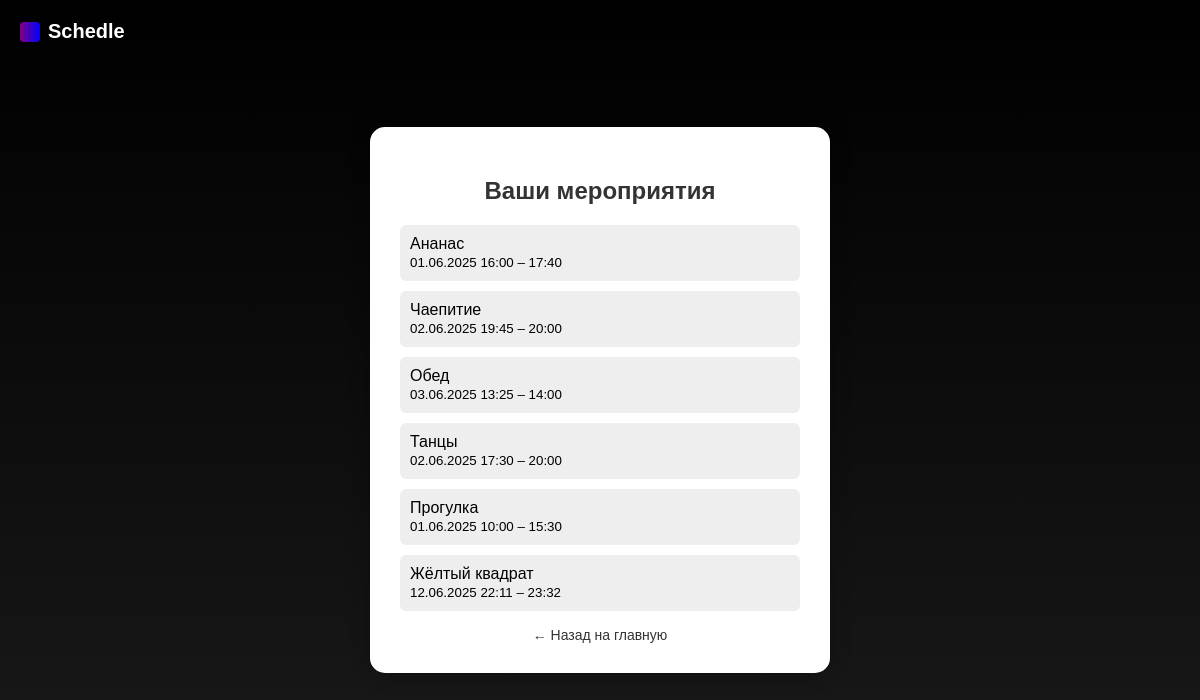
The page /events/ (signed in) on the database as committed earlier.
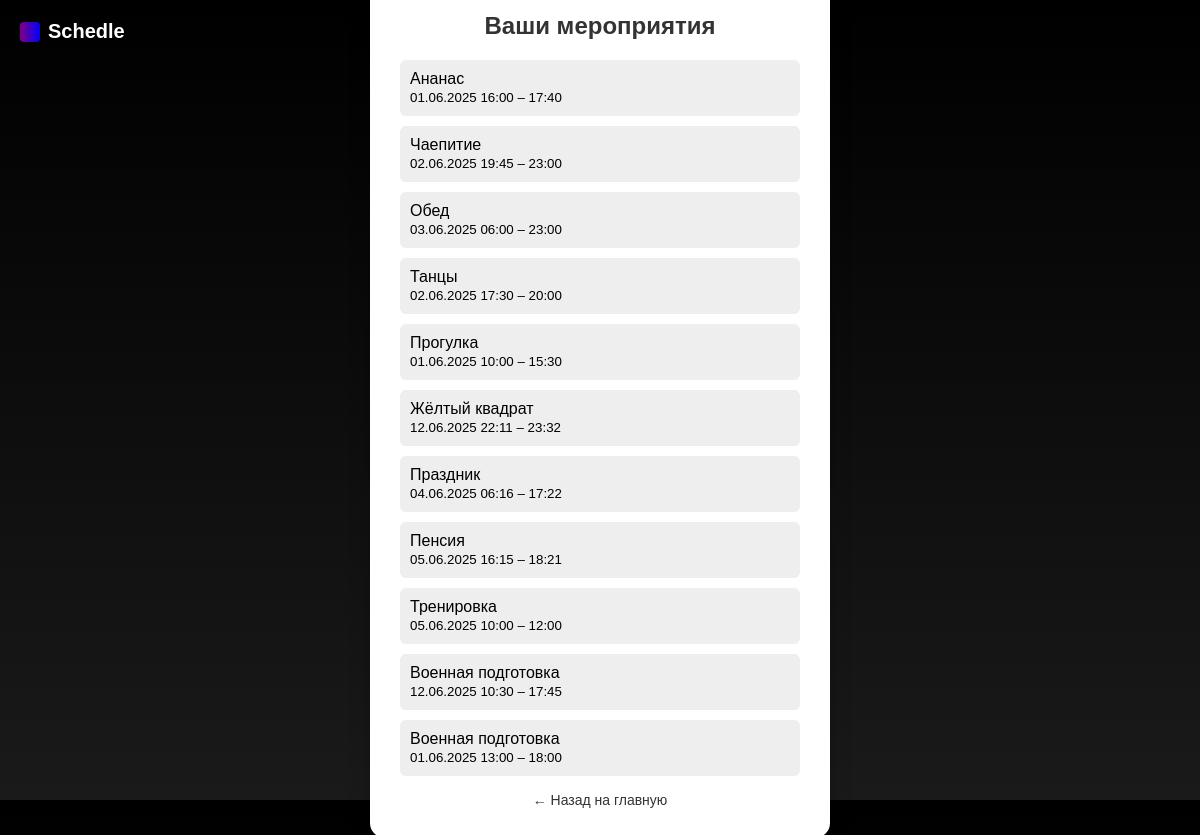
The same page on the database as committed later.
### main/models.py (models this page shows, shortened)
class Event(models.Model):
    Title = models.CharField(max_length=40, blank=False, default='')
    Creator = models.ForeignKey(User, on_delete=models.CASCADE, related_name='created_events')
    StartTime = models.DateTimeField(blank=False)
    EndTime = models.DateTimeField(blank=False)
    Description = models.TextField(null=True, blank=True, default='')
    Colour = models.CharField(max_length=20, blank=True, default='grey')
    Participants = models.ManyToManyField(User, related_name="events")

### main/views.py (the view)
# urls.py: path('events/', event_list, name='event_list'),
@login_required
def event_list(request):
    events = Event.objects.filter(Creator=request.user)
    return render(request, 'EventList.html', {'events': events})

### templates/EventList.html (shortened to what this page needs)
<!DOCTYPE html>
<html lang="ru">
<head>
</head>
<body>
  <div class="logo">
    <div class="logo-icon"></div>
    Schedle
  </div>
  <div class="container">
    <h2>Ваши мероприятия</h2>
    <ul>
      {% for event in events %}
        <li>
          <a href="{% url 'edit_event' event.id %}">
            {{ event.Title }} <br>
            <small>{{ event.StartTime|date:"d.m.Y H:i" }} – {{ event.EndTime|date:"H:i" }}</small>
          </a>
        </li>
      {% empty %}
        <li>Нет созданных мероприятий</li>
      {% endfor %}
    </ul>
    <div class="back">
      <a href="{% url 'main page' %}">← Назад на главную</a>
    </div>
  </div>
</body>
</html>

Rows that differ between the two databases and show on the page:
changed Event "Чаепитие": EndTime "20:00" → "23:00"
changed Event "Обед": StartTime "03.06.2025 13:25" → "03.06.2025 06:00"; EndTime "14:00" → "23:00"
added Event: Title "Праздник", StartTime "04.06.2025 06:16", EndTime "17:22"
added Event: Title "Пенсия", StartTime "05.06.2025 16:15", EndTime "18:21"
added Event: Title "Тренировка", StartTime "05.06.2025 10:00", EndTime "12:00"
added Event: Title "Военная подготовка", StartTime "12.06.2025 10:30", EndTime "17:45"
added Event: Title "Военная подготовка", StartTime "01.06.2025 13:00", EndTime "18:00"
